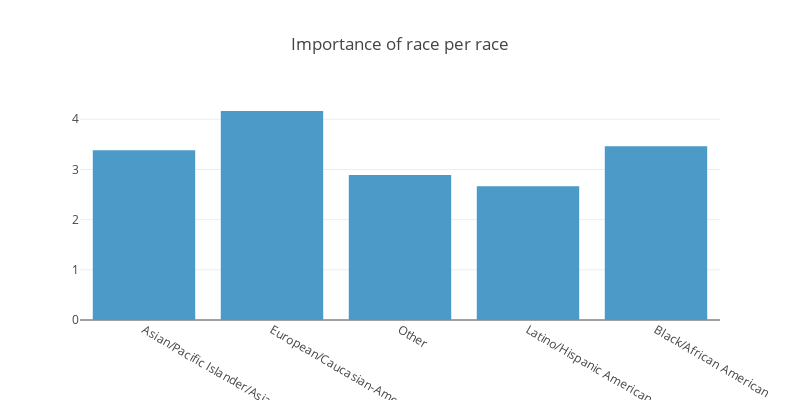

Notebook code for this chart:
### Markdown cell above
##### 80% of the participants are either European/Caucasian-American, either Asian/Pacific Islander/Asian-American

### 🧑🏼🤝🧑🏽 Importance accorded to race per race

### Code cell
fig = go.Figure()
fig.add_trace(go.Histogram(x=df['race'], y=df['imprace'], histfunc='avg', name='Race'))
fig.update_layout(
    title="Importance of race per race",
    width=800, height=400)
fig.show()

### Figure 1 — Plotly figure (JSON) as saved in the notebook; plotly's stock layout.template omitted (floating-point values rounded to 4 significant figures; data arrays with more than 128 entries replaced by an {"elided": "..."} marker saying what was removed)
{"data": [{"histfunc": "avg", "name": "Race", "type": "histogram", "x": {"elided": "551 str values"}, "y": {"elided": "551 int values"}}], "layout": {"height": 400, "title": {"text": "Importance of race per race"}, "width": 800}}
